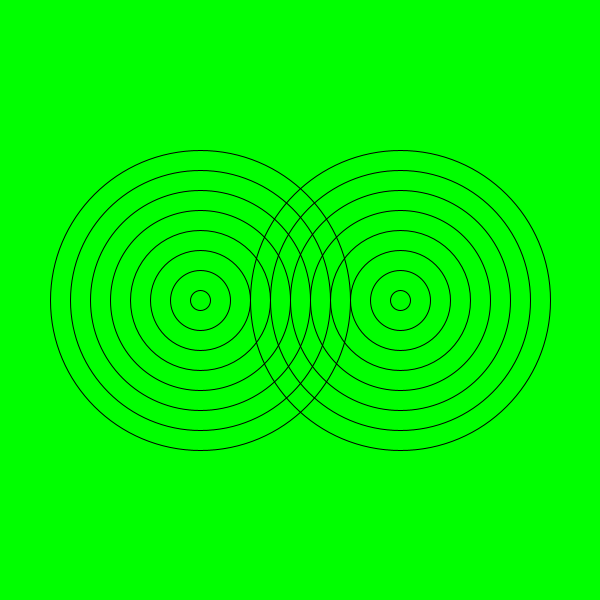
Frame 1 (no input)
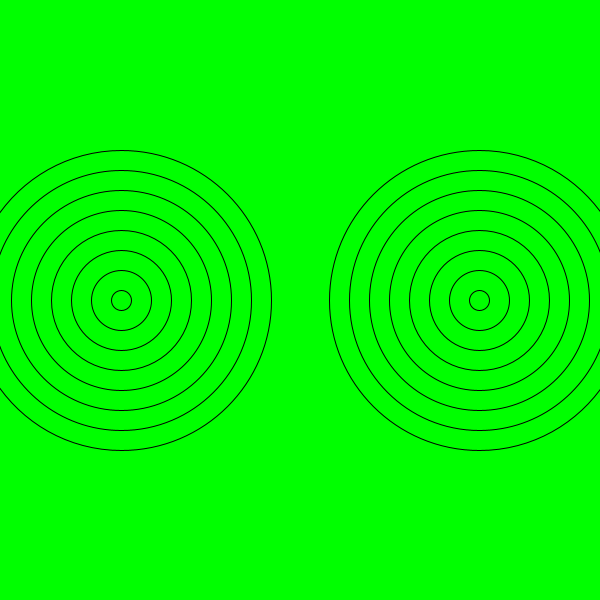
Frame 60 (the mouse pressed at the canvas centre just before this capture)
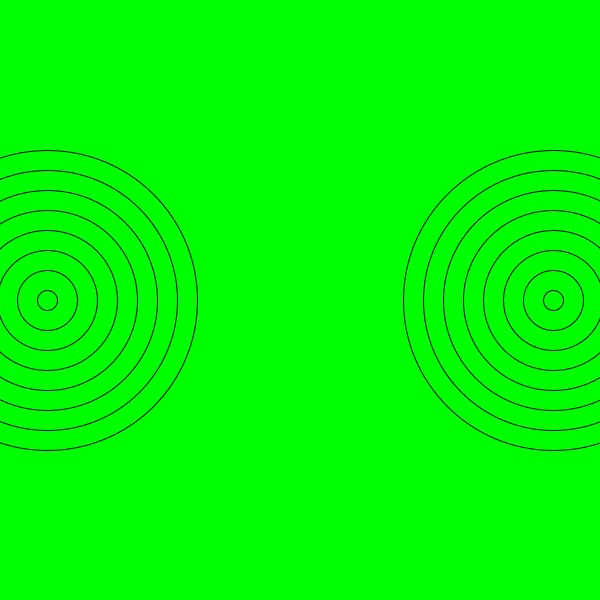
Frame 120 (the mouse held since frame 60 and released just before this capture)

The Processing sketch that drew these frames (run headless with seeded random() and noise(); from frame 60 on, the mouse is pressed at the canvas centre):

// Processing sketch: dottttttttrtt
// ── dottttttttrtt.pde
int x1=400;
int x2=200;
int speed=9;
  void setup(){
        size(600,600);
   
 
  }
    void draw(){
         background(0,255,0);
      int size = 300;
      for (int i = 0; i < 8; i++){
   noFill();
 
   ellipse(x1,300,size,size);
    size=size-40;
 }
  

      
  for (int i = 0; i < 8; i++){
   noFill();
 
   ellipse(x2,300,size,size);
    size=size-40;
 
 }
 x1=x1-speed;
   
    x2=x2+speed;
    if(x2>600){
      speed=-speed;
 }
   if(x2<0){
      speed=-speed;
  
 }
  }
    
